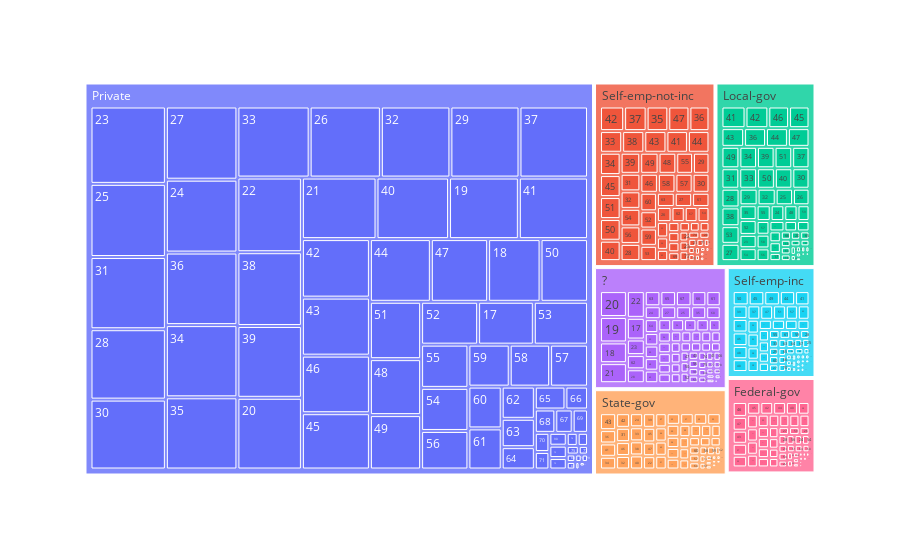

Write notebook code for a chart like this one.
### Markdown cell above
### Visão de age de acordo com cada workclass

O tamanho do bloco mostra a representatividade

### Code cell
grafico = px.treemap(censu, path=['workclass', 'age'])
grafico.show()
del(grafico)

### Figure 1 — Plotly figure (JSON) as saved in the notebook; plotly's stock layout.template omitted (floating-point values rounded to 4 significant figures; data arrays with more than 128 entries replaced by an {"elided": "..."} marker saying what was removed)
{"data": [{"branchvalues": "total", "domain": {"x": [0, 1], "y": [0, 1]}, "hovertemplate": "labels=%{label}<br>count=%{value}<br>parent=%{parent}<br>id=%{id}<extra></extra>", "ids": {"elided": "490 str values"}, "labels": {"elided": "490 str values"}, "name": "", "parents": {"elided": "490 str values"}, "type": "treemap", "values": {"elided": "490 int values"}}], "layout": {"legend": {"tracegroupgap": 0}, "margin": {"t": 60}}}
